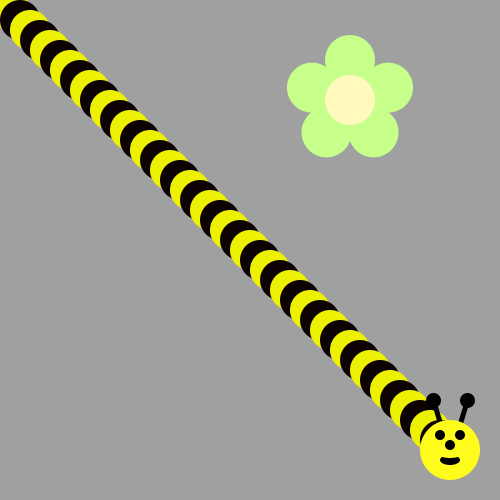
Frame 1 (no input)
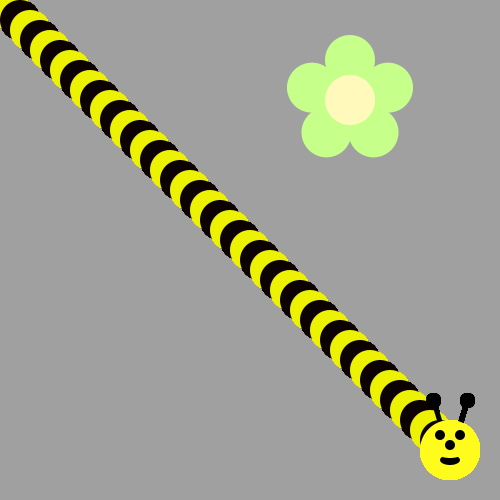
Frame 60 (the mouse pressed at the canvas centre just before this capture)
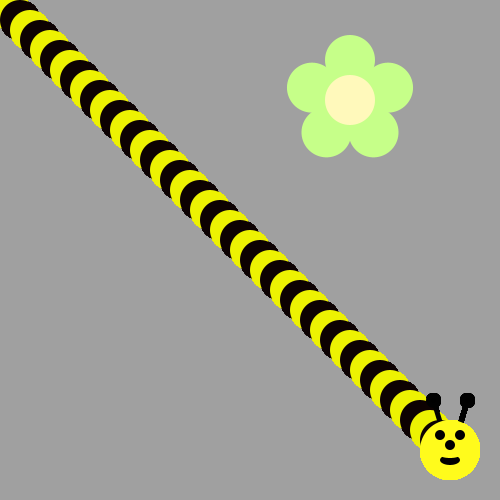
Frame 120 (the mouse held since frame 60 and released just before this capture)

The Processing sketch that drew these frames (run headless with seeded random() and noise(); from frame 60 on, the mouse is pressed at the canvas centre):

// Processing sketch: bumble_bee
// ── bumble_bee.pde

void draw() {
/*Use a loop to make a body for the Bee!
Then put his head on using drawBeeFace(x,y)
Use Modulo to make the colors alternate 
*/
for (int i=0; i<46; i++){
  if (i % 2 == 0){
    fill(#0D0202);
    ellipse (i*10, i*10, 40, 40);
  }else{
    fill(#EDF202);
    ellipse(i*10, i*10, 40, 40);
  }

}
drawBeeFace(450,450);
}

void drawFlower(int x, int y) {
     noStroke();
     translate(x, y);
     // draw 5 petals, rotating after each one
     fill(#c6ff89);      // green
      for (int i = 0; i < 5; i++) {
           ellipse(0, -40, 50, 50);
          rotate(radians(72));
     }
     fill(#fff9bb); // light yellow
     ellipse(0, 0, 50, 50);
} 
void drawBeeFace(int BeeFaceX, int BeeFaceY) {
     noStroke();
     fill(0, 0, 0);
     stroke(1);
     strokeWeight(5);
     line(BeeFaceX-10, BeeFaceY-27, BeeFaceX-17, BeeFaceY-50);
     line(BeeFaceX+10, BeeFaceY-27, BeeFaceX+17, BeeFaceY-50);
     ellipse(BeeFaceX-17, BeeFaceY-50, 10, 10);
     ellipse(BeeFaceX+17, BeeFaceY-50, 10, 10);
     noStroke();
     fill(255, 251, 28);
     ellipse(BeeFaceX, BeeFaceY, 60, 60); // face
     fill(255, 237, 209);
     fill(0,0,0);
      ellipse(BeeFaceX-10, BeeFaceY-15, 10, 10); // eyes
     ellipse(BeeFaceX+10, BeeFaceY-15, 10, 10);
      ellipse(BeeFaceX, BeeFaceY-5, 10, 10); // nose
      ellipse(BeeFaceX, BeeFaceY+10, 20, 10);// mouth
     fill(255, 251, 28);
     ellipse(BeeFaceX, BeeFaceY+5, 20, 6);
}

void setup() {
     ellipseMode(CENTER);
     size(500, 500);
     background(160, 160, 160);
      drawFlower(350, 100);
}
